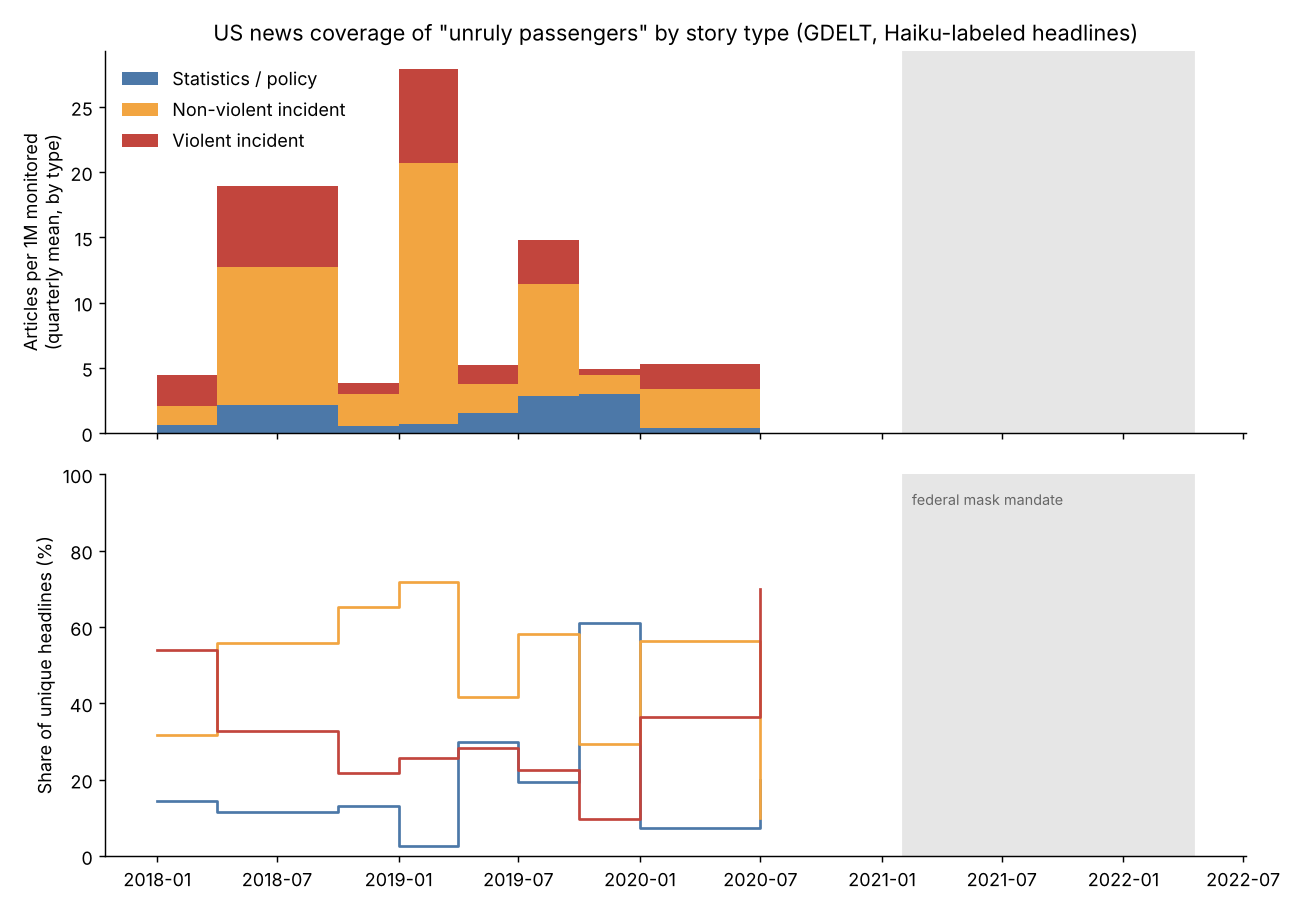

The script that saved this image:
"""Coverage by story type: Haiku headline labels x GDELT coverage volume.

Usage: python headline_types.py LABELDIR
LABELDIR/*.tsv hold id<TAB>kind<TAB>mask from the Haiku labelers (rubric in
FINDINGS.md). Joins them to headlines_unique.csv, writes headlines_classified.csv,
headline_types_quarterly.csv and headline_types.png.
"""
import glob, os, sys
import pandas as pd
import matplotlib
matplotlib.use("Agg")
import matplotlib.pyplot as plt

HERE = os.path.dirname(os.path.abspath(__file__))
KINDS = ["aggregate_or_policy", "incident_nonviolent", "incident_violent"]

lab = pd.concat([pd.read_csv(f, sep="\t", header=None, names=["id", "kind", "mask"])
                 for f in glob.glob(os.path.join(sys.argv[1], "*.tsv"))]).drop_duplicates("id")
d = pd.read_csv(os.path.join(HERE, "headlines_unique.csv")).merge(lab, on="id", how="inner")
d.drop(columns="key").to_csv(os.path.join(HERE, "headlines_classified.csv"), index=False)

d["q"] = pd.to_datetime(d.quarter.astype(str)).dt.to_period("Q")
rel = d[d.kind != "other"]
sh = pd.crosstab(rel.q, rel.kind, normalize="index").reindex(columns=KINDS, fill_value=0)
sh["n_unique"] = rel.groupby("q").size()
sh["mask_share"] = rel.groupby("q")["mask"].mean()

m = pd.read_csv(os.path.join(HERE, "news_vs_reports_monthly.csv"), parse_dates=["month"])
p = pd.read_csv(os.path.join(HERE, "analysis_monthly.csv"), parse_dates=["month"])[["month", "pax"]]
m = m.merge(p, on="month", how="left")
m["q"] = m.month.dt.to_period("Q")
g = m.groupby("q").agg(cov_per_M=("unruly_per_M_articles", "mean"), reports=("reports", "sum"),
                       pax=("pax", "sum"), pax_months=("pax", "count"))
g.loc[g.pax_months < 3, "pax"] = float("nan")
out = sh.join(g, how="left")
for k in KINDS:
    out[f"vol_{k}"] = out[k] * out.cov_per_M                       # articles per 1M monitored
    out[f"vol_{k}_per_100M_pax"] = out[f"vol_{k}"] / out.pax * 1e8  # same, per passenger flown
out.round(4).to_csv(os.path.join(HERE, "headline_types_quarterly.csv"))

pd.set_option("display.width", 200)
print(out[KINDS + ["n_unique", "mask_share", "cov_per_M"] + [f"vol_{k}" for k in KINDS]].round(2).to_string())

# annual summary
a = out.copy()
a["yr"] = a.index.year
yr = a.groupby("yr")[[f"vol_{k}" for k in KINDS] + ["n_unique"]].mean().round(2)
yr = yr.join(a.groupby("yr")[[f"vol_{k}_per_100M_pax" for k in KINDS]].mean().round(2))
print(yr.to_string())

fig, ax = plt.subplots(2, 1, figsize=(10, 7), sharex=True)
x = out.index.to_timestamp()
cols = {"aggregate_or_policy": "#4c78a8", "incident_nonviolent": "#f2a541", "incident_violent": "#c2453d"}
names = {"aggregate_or_policy": "Statistics / policy", "incident_nonviolent": "Non-violent incident",
         "incident_violent": "Violent incident"}
ax[0].stackplot(x, *[out[f"vol_{k}"].fillna(0) for k in KINDS], colors=[cols[k] for k in KINDS],
                labels=[names[k] for k in KINDS], step="post")
ax[0].set_ylabel("Articles per 1M monitored\n(quarterly mean, by type)")
ax[0].legend(loc="upper left", frameon=False)
ax[0].set_title('US news coverage of "unruly passengers" by story type (GDELT, Haiku-labeled headlines)')
for k in KINDS:
    ax[1].plot(x, out[k] * 100, color=cols[k], label=names[k], drawstyle="steps-post")
ax[1].set_ylabel("Share of unique headlines (%)")
ax[1].set_ylim(0, 100)
for a_ in ax:
    a_.spines[["top", "right"]].set_visible(False)
    a_.axvspan(pd.Timestamp("2021-02-01"), pd.Timestamp("2022-04-18"), color="0.9", zorder=0)
ax[1].text(pd.Timestamp("2021-02-15"), 92, "federal mask mandate", fontsize=8, color="0.4")
fig.tight_layout()
fig.savefig(os.path.join(HERE, "headline_types.png"), dpi=130)
